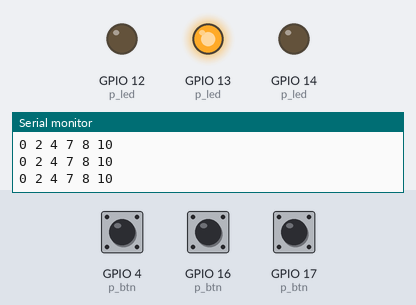
Bench run of a sketch on a simulated ESP32. Parts: output pins drawn as LEDs (lit = HIGH), the last lines printed to the serial monitor. Dashed ring = blinking. The test bench sets the inputs (shaded band); at power-on: GPIO 4 (p_btn) HIGH, GPIO 16 (p_btn) HIGH, GPIO 17 (p_btn) HIGH.

Above: at 1.2 s.
1.3 s: GPIO 4 (p_btn) pulled LOW for 0.25 s
At 1.7 s:
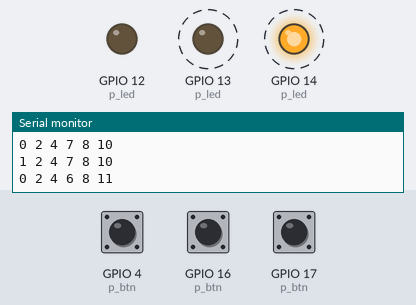
4.3 s: GPIO 16 (p_btn) pulled LOW for 0.25 s
At 4.3 s:
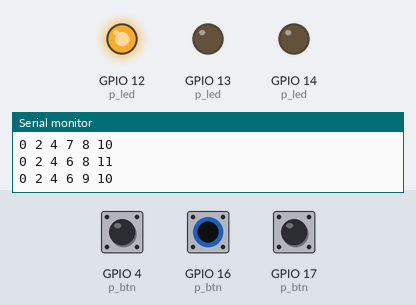
6.0 s: GPIO 4 (p_btn) pulled LOW for 1 s
At 8.9 s:
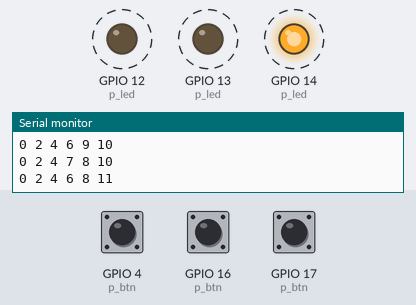
9.0 s: GPIO 16 (p_btn) pulled LOW for 1 s
At 10.0 s:
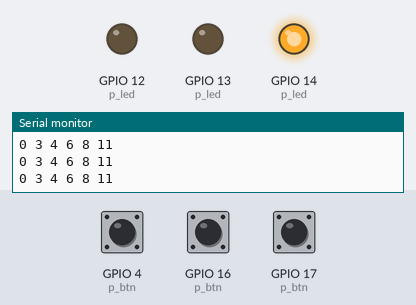
Timing chart, 0 to 12.0 s (numbered marks = the images above; inputs shaded):
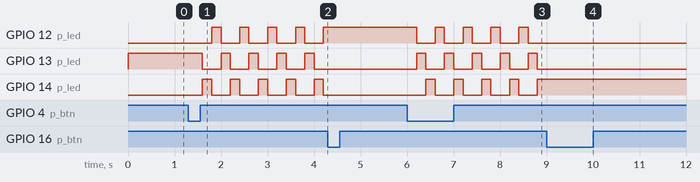

Measured:
- after the input at 1.3 s, GPIO 12 (p_led): alternates HIGH for 0.20 s and LOW for 0.40 s, starting after 0.50 s; GPIO 13 (p_led), GPIO 14 (p_led): alternates HIGH for 0.20 s and LOW for 0.40 s, starting after 0.30 s
- after the input at 4.3 s, GPIO 12 (p_led): stops changing and stays HIGH; GPIO 13 (p_led), GPIO 14 (p_led): stops changing and stays LOW
- after the input at 6.0 s, GPIO 12 (p_led), GPIO 13 (p_led): alternates HIGH for 0.20 s and LOW for 0.40 s, starting after 0.20 s; GPIO 14 (p_led): alternates HIGH for 0.20 s and LOW for 0.40 s, starting after 0.40 s
- after the input at 9.0 s, GPIO 12 (p_led), GPIO 13 (p_led): stops changing and stays LOW; GPIO 14 (p_led): stops changing and stays HIGH

The sketch:

M1-06-FSA_RunLED.ino
```cpp
/* Program : Running LED
 * Contoh running LED memakai FSA
 * Tombol Kiri: run ke kiri
 * Tombol Tengah: stop
 * Tombol Kanan: run ke kanan
 * (c) Eko M. Budi, 2022
 */

#define BAUD 500000

// Pin Standar kit ESCOPE 2020 ESP32
#define DO0 13
#define DO1 12
#define DO2 14
#define DO3 27
#define DO4 33

#define DI0 32
#define DI1 35
#define DI2 34
#define DI3 39
#define DI4 36

#define LED0 5
#define BT0 4
#define BT1 16
#define BT2 17

// data
// menggunakan array untuk permudah I/O
#define N_LED 3
byte d_in;
byte d_out=1;

// definisi pin, taruh di array
int p_btn[N_LED] = {BT0, BT1, BT2};
int p_led[N_LED] = {DO0, DO1, DO2};

// state, pakai enum untuk memperjelas
enum {HENTI, KANAN, KIRI};
int state = HENTI;

// Fungsi untuk plot data ke serial plotter
void plotData() {
  Serial.print((d_in & 1));
  Serial.print(' ');
  Serial.print((d_in>>1 & 1) + 2);
  Serial.print(' ');
  Serial.print((d_in>>2 & 1) + 4);
  Serial.print(' ');
  Serial.print((d_out & 1) + 6);
  Serial.print(' ');
  Serial.print((d_out>>1 & 1) + 8);
  Serial.print(' ');
  Serial.print((d_out>>2 & 1) + 10);
  Serial.println();
  // plot state, d_in dan d_out
  // lengkapi !
}

// putar bit ke kanan
void rotateRight() {
  bool temp=d_out & 1;
  d_out = d_out >> 1;
  d_out = d_out | (temp << N_LED-1);
}

// putar bit ke kiri
void rotateLeft() {
  bool temp=d_out&(1<<N_LED-1);
  d_out=d_out<<1;
  d_out=d_out|(temp);
}

// state Henti
void stateHenti() {
  // periksa event
  switch (d_in) {
    case 0B001 : state = KANAN; return;
    case 0B100 : state = KIRI; return;
  }
}

void stateKanan() {
  switch (d_in) {
    case 0B010 : state = HENTI; return;
    case 0B100 : state = KIRI; return;
  }
  rotateRight();
}

void stateKiri() {
  switch (d_in) {
    case 0B010 : state = HENTI; return;
    case 0B001 : state = KANAN; return;
  }
  rotateLeft();
}


// UTAMA
void setup() {
  Serial.begin(BAUD);
  Serial.println("\nBasic DIO");

  // Siapkan mode I/O
  for (int i=0; i<N_LED; i++) {
    pinMode(p_led[i], OUTPUT);
    pinMode(p_btn[i], INPUT_PULLUP);
  }

  // Header Plot
  Serial.println("d0 d1 d2");
}


void loop() {
  // baca semua input
  for(int i=0; i<N_LED; i++) {
    byte d=!digitalRead(p_btn[i]);
    d_in = d_in & ~(1<<i) | (d<<i);
  }

  // pemilihan state
  switch(state) {
    case HENTI : stateHenti(); break;
    case KIRI : stateKiri(); break;
    case KANAN : stateKanan(); break;
  }

  // tulis semua output
  for(int i=0; i<N_LED; i++) {
    digitalWrite(p_led[i], (d_out>>i) & 1);
  }

  plotData();
  delay(200);
}
```
